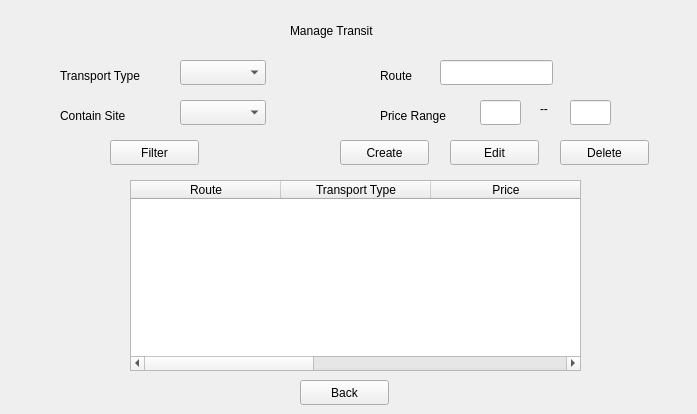
<?xml version="1.0" encoding="UTF-8"?>
<ui version="4.0">
 <class>Form</class>
 <widget class="QWidget" name="Form">
  <property name="geometry">
   <rect>
    <x>0</x>
    <y>0</y>
    <width>697</width>
    <height>414</height>
   </rect>
  </property>
  <property name="windowTitle">
   <string>Form</string>
  </property>
  <widget class="QLabel" name="label">
   <property name="geometry">
    <rect>
     <x>290</x>
     <y>20</y>
     <width>121</width>
     <height>21</height>
    </rect>
   </property>
   <property name="text">
    <string>Manage Transit</string>
   </property>
  </widget>
  <widget class="QLabel" name="label_2">
   <property name="geometry">
    <rect>
     <x>60</x>
     <y>60</y>
     <width>111</width>
     <height>31</height>
    </rect>
   </property>
   <property name="text">
    <string>Transport Type</string>
   </property>
  </widget>
  <widget class="QComboBox" name="comboBox">
   <property name="geometry">
    <rect>
     <x>180</x>
     <y>60</y>
     <width>86</width>
     <height>25</height>
    </rect>
   </property>
  </widget>
  <widget class="QLabel" name="label_3">
   <property name="geometry">
    <rect>
     <x>380</x>
     <y>60</y>
     <width>111</width>
     <height>31</height>
    </rect>
   </property>
   <property name="text">
    <string>Route</string>
   </property>
  </widget>
  <widget class="QLineEdit" name="lineEdit">
   <property name="geometry">
    <rect>
     <x>440</x>
     <y>60</y>
     <width>113</width>
     <height>25</height>
    </rect>
   </property>
  </widget>
  <widget class="QLabel" name="label_4">
   <property name="geometry">
    <rect>
     <x>60</x>
     <y>100</y>
     <width>111</width>
     <height>31</height>
    </rect>
   </property>
   <property name="text">
    <string>Contain Site</string>
   </property>
  </widget>
  <widget class="QComboBox" name="comboBox_2">
   <property name="geometry">
    <rect>
     <x>180</x>
     <y>100</y>
     <width>86</width>
     <height>25</height>
    </rect>
   </property>
  </widget>
  <widget class="QLabel" name="label_5">
   <property name="geometry">
    <rect>
     <x>380</x>
     <y>100</y>
     <width>111</width>
     <height>31</height>
    </rect>
   </property>
   <property name="text">
    <string>Price Range</string>
   </property>
  </widget>
  <widget class="QLineEdit" name="lineEdit_2">
   <property name="geometry">
    <rect>
     <x>480</x>
     <y>100</y>
     <width>41</width>
     <height>25</height>
    </rect>
   </property>
  </widget>
  <widget class="QLabel" name="label_6">
   <property name="geometry">
    <rect>
     <x>540</x>
     <y>100</y>
     <width>21</width>
     <height>17</height>
    </rect>
   </property>
   <property name="text">
    <string>--</string>
   </property>
  </widget>
  <widget class="QLineEdit" name="lineEdit_3">
   <property name="geometry">
    <rect>
     <x>570</x>
     <y>100</y>
     <width>41</width>
     <height>25</height>
    </rect>
   </property>
  </widget>
  <widget class="QPushButton" name="pushButton">
   <property name="geometry">
    <rect>
     <x>110</x>
     <y>140</y>
     <width>89</width>
     <height>25</height>
    </rect>
   </property>
   <property name="text">
    <string>Filter</string>
   </property>
  </widget>
  <widget class="QPushButton" name="pushButton_2">
   <property name="geometry">
    <rect>
     <x>340</x>
     <y>140</y>
     <width>89</width>
     <height>25</height>
    </rect>
   </property>
   <property name="text">
    <string>Create</string>
   </property>
  </widget>
  <widget class="QPushButton" name="pushButton_3">
   <property name="geometry">
    <rect>
     <x>450</x>
     <y>140</y>
     <width>89</width>
     <height>25</height>
    </rect>
   </property>
   <property name="text">
    <string>Edit</string>
   </property>
  </widget>
  <widget class="QPushButton" name="pushButton_4">
   <property name="geometry">
    <rect>
     <x>560</x>
     <y>140</y>
     <width>89</width>
     <height>25</height>
    </rect>
   </property>
   <property name="text">
    <string>Delete</string>
   </property>
  </widget>
  <widget class="QPushButton" name="pushButton_5">
   <property name="geometry">
    <rect>
     <x>300</x>
     <y>380</y>
     <width>89</width>
     <height>25</height>
    </rect>
   </property>
   <property name="text">
    <string>Back</string>
   </property>
  </widget>
  <widget class="QTableWidget" name="tableWidget_3">
   <property name="geometry">
    <rect>
     <x>130</x>
     <y>180</y>
     <width>451</width>
     <height>191</height>
    </rect>
   </property>
   <attribute name="horizontalHeaderCascadingSectionResizes">
    <bool>true</bool>
   </attribute>
   <attribute name="horizontalHeaderDefaultSectionSize">
    <number>150</number>
   </attribute>
   <attribute name="horizontalHeaderShowSortIndicator" stdset="0">
    <bool>true</bool>
   </attribute>
   <attribute name="verticalHeaderCascadingSectionResizes">
    <bool>false</bool>
   </attribute>
   <column>
    <property name="text">
     <string>Route</string>
    </property>
    <property name="textAlignment">
     <set>AlignCenter</set>
    </property>
   </column>
   <column>
    <property name="text">
     <string>Transport Type</string>
    </property>
    <property name="textAlignment">
     <set>AlignCenter</set>
    </property>
   </column>
   <column>
    <property name="text">
     <string>Price</string>
    </property>
    <property name="textAlignment">
     <set>AlignCenter</set>
    </property>
   </column>
   <column>
    <property name="text">
     <string># Connected Sites</string>
    </property>
    <property name="textAlignment">
     <set>AlignCenter</set>
    </property>
   </column>
   <column>
    <property name="text">
     <string># Transit Logged</string>
    </property>
    <property name="textAlignment">
     <set>AlignCenter</set>
    </property>
   </column>
  </widget>
 </widget>
 <resources/>
 <connections/>
</ui>
